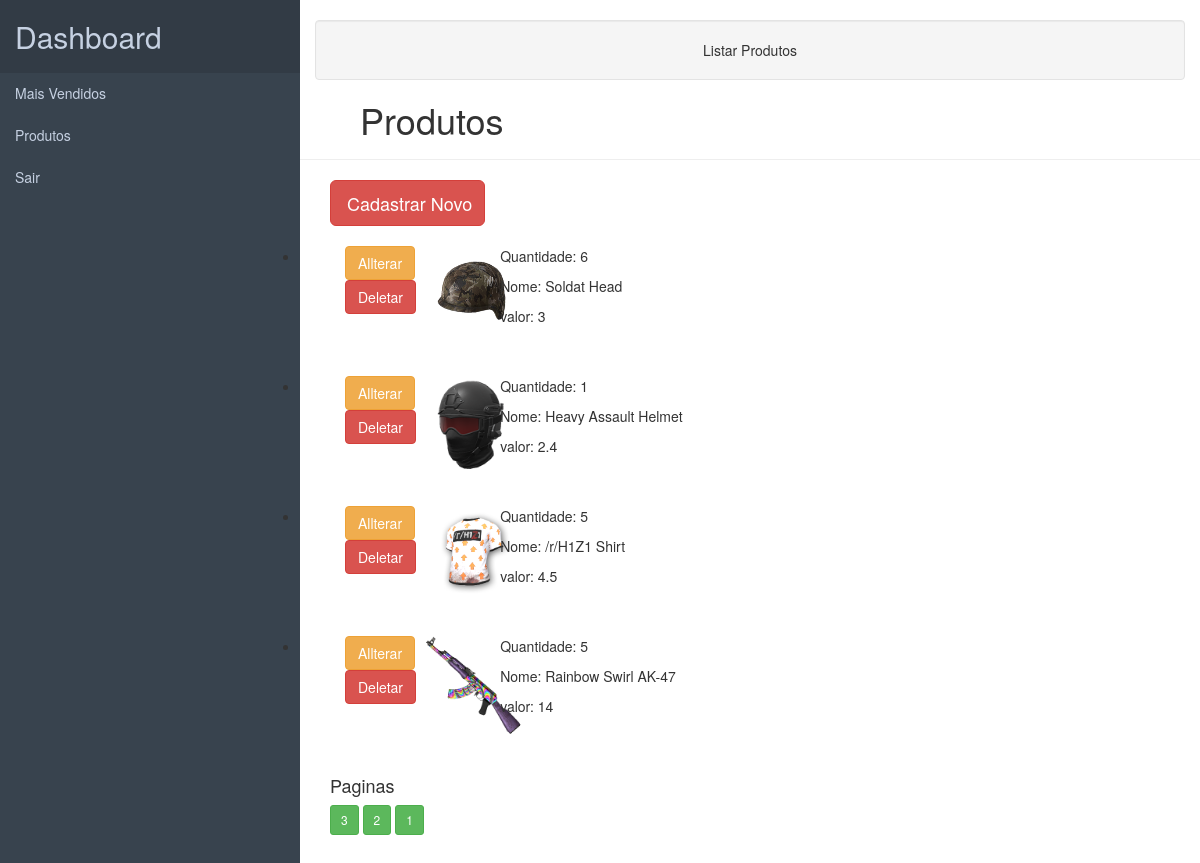
Screenshot of /controlProduto.php with the database file from the repository.
### tables this page shows
CREATE TABLE "skin" ("codSkin" INTEGER PRIMARY KEY  AUTOINCREMENT  NOT NULL  UNIQUE , "precoSkin" FLOAT NOT NULL , "descSkin" TEXT NOT NULL , "imgSkin" TEXT NOT NULL , "codTipoSkin" INTEGER NOT NULL , "nomeSkin" TEXT, "quantSkin" INTEGER NOT NULL  DEFAULT 5);

### listTopProc.php (called while the page is built, shortened)
<?php
  $conexaoBanco = new PDO('sqlite:Ecommerce.sqlite') or die ("Não Conectou!");
  $SQL = "SELECT * FROM skin limit $inicio,$registros";
  $resultado = $conexaoBanco->query($SQL);
  $prod = $resultado->fetchAll();
 ?>

### ecommerceCon.php (called while the page is built, shortened)
<?php
    $conexaoBanco = new PDO('sqlite:Ecommerce.sqlite') or die ("Não Conectou!");
    if($categoria != null){
        $sqlCount ="SELECT COUNT(*) AS total FROM skin WHERE codTipoSkin = '$categoria';";
    }else{
        $sqlCount ="SELECT COUNT(*) AS total FROM skin; ";
    }
    $resultado = $conexaoBanco->query($sqlCount);
    $total = $resultado->fetchAll();
    $totalRegistro = $total[0]['total'];
    $numPaginas = ceil($totalRegistro/$registros);
?>

### controlProduto.php (the view, shortened to what this page needs)
<?php
    $registros = 4;
    $categoria = null;
    $pagina = (isset($_GET['pagina']))? $_GET['pagina'] : 1;
    $inicio = ($registros*$pagina)-$registros;
    include("ecommerceCon.php");
    include("listTopProc.php");
 ?>
<!DOCTYPE html>
<html lang="pt-br">
    <head>
        <link href="adm/css/bootstrap.css" rel="stylesheet">
        <link href="adm/css/personalizado.css" rel="stylesheet">
    </head>
    <body>
        <div class="container-fluid">
            <div class="row content">
                <div class="col-sm-3 sidenav hidden-xs">
                    <h2>Dashboard</h2>
                    <ul class="nav nav-pills nav-stacked">
                        <li><a href="listarTop.php">Mais Vendidos</a></li>
                        <li><a href="controlProduto.php">Produtos</a></li>
                        <li><a href="administradorLogout.php">Sair</a></li>
                    </ul>
                </div><br>
                <div class="col-sm-9"><div class="well text-center">
    Listar Produtos
</div>
                </div>
                        <div class="page-header">
                                <h1>&nbsp &nbsp &nbsp Produtos </h1>
                        </div>
                        <div class="col-sm-4">
                            <div class="col-md-6">
                              <form class="" action="cadastrarProduto.php" method="post">
                                <input type="submit" class="btn btn-lg btn-danger btn-block" value="Cadastrar Novo" name="cadastrar">
                              </form>
                            </div>
                        </div>
                        <div class="col-sm-6">
                            <div class="col-md-6">
                                <br />
                            </div>
                        </div>
                        <div class="shop-loop grid">
                            <ul class="products">
                                <?php
                                            $i = 0;
                                            foreach($prod as $prods) {
                                ?>
                                <li class="product product-no-border style-2 col-md-8 col-sm-8">
                                    <div class="product-container">
                                        <figure>
                                            <div class="product-wrap">
                                                <div class="shop-loop-thumbnail shop-loop-front-thumbnail">
                                                    <div class="col-sm-8">
                                                        <div class="col-md-2">
                                                            <form class="" action="cadastrarProduto.php" method="post"> <input class="btn btn-warning" type="submit" name="Alterar" value="Allterar"></form>
                                                            <form class="" action="deletarProduto.php" method="post"> <input class="btn btn-danger" type="submit" name="Deletar" value="Deletar"></form>
                                                        </div>
                                                        <div class="col-md-2">
                                                            <a><img width="100" height="100" src=<?php echo $prod[$i]['imgSkin']; ?> alt=""/></a>
                                                        </div>
                                                        <div class="col-md-8">
                                                            <p> Quantidade: <?php  if($prod[$i]['quantSkin'] > 0){ echo $prod[$i]['quantSkin']; }else{ echo "EM FALTA"; } ?> </p>
                                                            <p> Nome: <?php echo $prod[$i]['nomeSkin']; ?> </p>
                                                            <p> valor: <?php echo $prod[$i]['precoSkin']; ?> </p>
                                                            <br /> <br />
                                                        </div>
                                                    </div>
                                                </div>
                                            </div>
                                        </figure>
                                    </div>
                                </li>
                                <br />
                                <br />
                                <?php
                                    $i++;
                                 }
                                 ?>
                            </ul>
                        </div>
                        <div class="col-sm-6">
                            <div class="col-md-6">
                                <nav class="commerce-pagination">
                                    <b> <h4> Paginas </h4> </b>
                                    <div class="paginate">
                                        <div class="paginate_links">
                                        <?php for($i = $numPaginas; $i >= 1; $i--) { ?>
                                            <a class="btn btn-sm btn-success" href='controlProduto.php?pagina=<?php echo "$i" ?>'> <?php echo "$i" ?></a>
                                        <?php	} ?>
                                        </div>
                                    </div>
                                </nav>
                            </div>
                        </div>
            </div>
        </div>
    </body>
</html>

### adm/css/personalizado.css (style rules this page uses)
.row.content { height: 950px; }
.sidenav { background-color: #38434e; height: 100%; padding-left: 0px; padding-right: 0px; }
.sidenav h2 { padding-left: 15px; padding-top: 20px; padding-bottom: 20px; margin: 0px; color: #c6d1e2; background-color: #323b45; }
.sidenav ul li a { border-radius: 0px; color: #c6d1e2; }

### rows the page displays
skin: imgSkin (picture), quantSkin "6", nomeSkin "Soldat Head", precoSkin "3"
skin: imgSkin (picture), quantSkin "1", nomeSkin "Heavy Assault Helmet", precoSkin "2.4"
skin: imgSkin (picture), quantSkin "5", nomeSkin "/r/H1Z1 Shirt", precoSkin "4.5"
skin: imgSkin (picture), quantSkin "5", nomeSkin "Rainbow Swirl AK-47", precoSkin "14"
